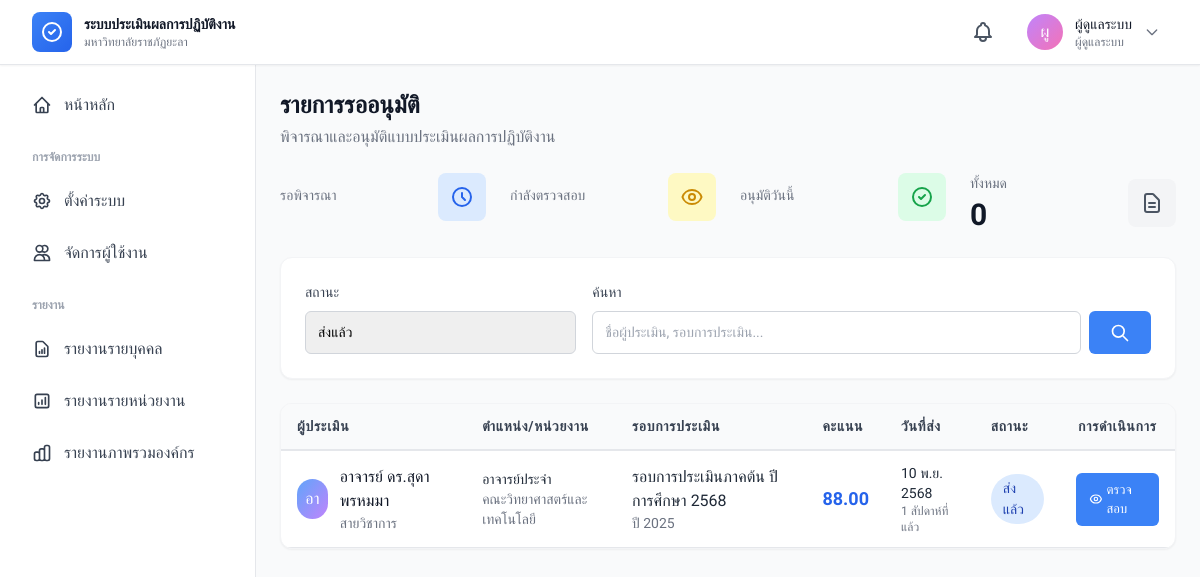
Page /modules/approval/pending-list.php (signed in) on the committed database.
### tables this page shows
CREATE TABLE `evaluations` (
  `evaluation_id` int(11) NOT NULL,
  `period_id` int(11) NOT NULL,
  `user_id` int(11) NOT NULL,
  `personnel_type_id` int(11) DEFAULT NULL,
  `status` enum('draft','submitted','under_review','approved','rejected','returned') DEFAULT 'draft',
  `total_score` decimal(10,2) DEFAULT 0.00,
  `submitted_at` datetime DEFAULT NULL,
  `reviewed_at` datetime DEFAULT NULL,
  `reviewed_by` int(11) DEFAULT NULL,
  `approved_at` datetime DEFAULT NULL,
  `approved_by` int(11) DEFAULT NULL,
  `rejected_by` int(11) DEFAULT NULL,
  `rejected_at` datetime DEFAULT NULL,
  `created_at` timestamp NOT NULL DEFAULT current_timestamp(),
  `updated_at` timestamp NOT NULL DEFAULT current_timestamp() ON UPDATE current_timestamp()
);

CREATE TABLE `users` (
  `user_id` int(11) NOT NULL,
  `username` varchar(50) NOT NULL,
  `password` varchar(255) NOT NULL,
  `email` varchar(100) NOT NULL,
  `full_name_th` varchar(255) NOT NULL,
  `full_name_en` varchar(255) DEFAULT NULL,
  `personnel_type` enum('academic','support','lecturer') NOT NULL,
  `personnel_type_id` int(11) DEFAULT NULL,
  `department_id` int(11) DEFAULT NULL,
  `position` varchar(100) DEFAULT NULL,
  `role` enum('admin','staff','manager') NOT NULL DEFAULT 'staff',
  `is_active` tinyint(1) DEFAULT 1,
  `last_login` datetime DEFAULT NULL,
  `created_at` timestamp NOT NULL DEFAULT current_timestamp(),
  `updated_at` timestamp NOT NULL DEFAULT current_timestamp() ON UPDATE current_timestamp()
);

CREATE TABLE `departments` (
  `department_id` int(11) NOT NULL,
  `department_code` varchar(20) NOT NULL,
  `department_name_th` varchar(255) NOT NULL,
  `department_name_en` varchar(255) DEFAULT NULL,
  `faculty_id` int(11) DEFAULT NULL,
  `head_user_id` int(11) DEFAULT NULL,
  `is_active` tinyint(1) DEFAULT 1,
  `created_at` timestamp NOT NULL DEFAULT current_timestamp()
);

CREATE TABLE `evaluation_periods` (
  `period_id` int(11) NOT NULL,
  `period_name` varchar(255) NOT NULL,
  `year` int(11) NOT NULL,
  `semester` tinyint(4) DEFAULT NULL,
  `start_date` date NOT NULL,
  `end_date` date NOT NULL,
  `submission_deadline` datetime NOT NULL,
  `approval_deadline` datetime DEFAULT NULL,
  `status` enum('draft','active','closed') DEFAULT 'draft',
  `is_active` tinyint(1) DEFAULT 0,
  `description` text DEFAULT NULL,
  `created_by` int(11) DEFAULT NULL,
  `updated_by` int(11) DEFAULT NULL,
  `created_at` timestamp NOT NULL DEFAULT current_timestamp(),
  `updated_at` timestamp NOT NULL DEFAULT current_timestamp() ON UPDATE current_timestamp()
);

### includes/functions.php (called while the page is built, shortened)
<?php
function thai_date($date, $format = 'full')
{
    $timestamp = is_numeric($date) ? $date : strtotime($date);
    $thai_months_short = [
        1 => 'ม.ค.',
        'ก.พ.',
        'มี.ค.',
        'เม.ย.',
        'พ.ค.',
        'มิ.ย.',
        'ก.ค.',
        'ส.ค.',
        'ก.ย.',
        'ต.ค.',
        'พ.ย.',
        'ธ.ค.'
    ];
    $day = date('j', $timestamp);
    $month = (int)date('n', $timestamp);
    $year = date('Y', $timestamp) + 543;
    switch ($format) {
        case 'short':
            return "$day {$thai_months_short[$month]} $year";
    }
}
function time_ago($datetime)
{
    $timestamp = is_numeric($datetime) ? $datetime : strtotime($datetime);
    $difference = time() - $timestamp;
    $periods = [
        31536000 => 'ปี',
        2592000 => 'เดือน',
        604800 => 'สัปดาห์',
        86400 => 'วัน',
        3600 => 'ชั่วโมง',
        60 => 'นาที',
        1 => 'วินาที'
    ];
    foreach ($periods as $seconds => $label) {
        if ($difference >= $seconds) {
            $time = floor($difference / $seconds);
            return $time . ' ' . $label . 'ที่แล้ว';
        }
    }
    return 'เมื่อสักครู่';
}
function number_format_thai($number, $decimals = 2)
{
    return number_format($number, $decimals, '.', ',');
}
function e($string)
{
    return htmlspecialchars($string, ENT_QUOTES, 'UTF-8');
}
function paginate($total, $page = 1, $perPage = null)
{
    $perPage = $perPage ?: ITEMS_PER_PAGE;
    $totalPages = ceil($total / $perPage);
    $page = max(1, min($page, $totalPages));
    $offset = ($page - 1) * $perPage;
    return [
        'total' => $total,
        'per_page' => $perPage,
        'current_page' => $page,
        'last_page' => $totalPages,
        'from' => $offset + 1,
        'to' => min($offset + $perPage, $total),
        'offset' => $offset
    ];
}
function input($key, $default = null)
{
    return $_REQUEST[$key] ?? $default;
}

### config/app.php (called while the page is built, shortened)
<?php
$status_colors = [
    'draft' => 'bg-gray-100 text-gray-800',
    'submitted' => 'bg-blue-100 text-blue-800',
    'under_review' => 'bg-yellow-100 text-yellow-800',
    'approved' => 'bg-green-100 text-green-800',
    'rejected' => 'bg-red-100 text-red-800',
    'returned' => 'bg-orange-100 text-orange-800'
];
$status_names = [
    'draft' => 'ร่าง',
    'submitted' => 'ส่งแล้ว',
    'under_review' => 'กำลังตรวจสอบ',
    'approved' => 'อนุมัติ',
    'rejected' => 'ไม่อนุมัติ',
    'returned' => 'ส่งกลับแก้ไข'
];
$personnel_names = [
    'academic' => 'สายวิชาการ',
    'support' => 'สายสนับสนุน',
    'lecturer' => 'อาจารย์'
];

### modules/approval/pending-list.php (the view, shortened to what this page needs)
<?php
require_once APP_ROOT . '/config/app.php';
require_once APP_ROOT . '/includes/functions.php';
$current_user = $_SESSION['user'];
$page_title = 'รายการรออนุมัติ';
$db = getDB();
$status_filter = input('status', 'submitted');
$search = input('search', '');
$page = (int)input('page', 1);
$where_conditions = [];
$params = [];
if ($status_filter && $status_filter !== 'all') {
    $where_conditions[] = "e.status = ?";
    $params[] = $status_filter;
} else {
    $where_conditions[] = "e.status IN ('submitted', 'under_review')";
}
$where_sql = !empty($where_conditions) ? 'WHERE ' . implode(' AND ', $where_conditions) : '';
$count_sql = "
    SELECT COUNT(DISTINCT e.evaluation_id) as total
    FROM evaluations e
    LEFT JOIN evaluation_managers em ON e.evaluation_id = em.evaluation_id
    LEFT JOIN users u ON e.user_id = u.user_id
    LEFT JOIN evaluation_periods ep ON e.period_id = ep.period_id
    $where_sql
";
$count_stmt = $db->prepare($count_sql);
$count_stmt->execute($params);
$total = $count_stmt->fetch()['total'];
$pagination = paginate($total, $page);
$sql = "
    SELECT
        e.*,
        u.full_name_th,
        u.personnel_type,
        u.position,
        d.department_name_th,
        ep.period_name,
        ep.year,
        COUNT(DISTINCT em.em_id) as total_managers,
        COUNT(DISTINCT CASE WHEN em.status = 'approved' THEN em.em_id END) as approved_count
    FROM evaluations e
    LEFT JOIN evaluation_managers em ON e.evaluation_id = em.evaluation_id
    LEFT JOIN users u ON e.user_id = u.user_id
    LEFT JOIN departments d ON u.department_id = d.department_id
    LEFT JOIN evaluation_periods ep ON e.period_id = ep.period_id
    $where_sql
    GROUP BY e.evaluation_id
    ORDER BY e.submitted_at DESC
    LIMIT {$pagination['per_page']} OFFSET {$pagination['offset']}
";
$stmt = $db->prepare($sql);
$stmt->execute($params);
$evaluations = $stmt->fetchAll();
$stats_sql = "
    SELECT
        COUNT(*) as total,
        SUM(CASE WHEN e.status = 'submitted' THEN 1 ELSE 0 END) as submitted,
        SUM(CASE WHEN e.status = 'under_review' THEN 1 ELSE 0 END) as under_review,
        SUM(CASE WHEN e.status = 'approved' THEN 1 ELSE 0 END) as approved_today
    FROM evaluations e
    " . ($current_user['role'] === 'manager'
    ? "LEFT JOIN evaluation_managers em ON e.evaluation_id = em.evaluation_id WHERE em.manager_user_id = ?"
    : "WHERE DATE(e.submitted_at) = CURDATE()");
$stats_stmt = $db->prepare($stats_sql);
if ($current_user['role'] === 'manager') {
    $stats_stmt->execute([$current_user['user_id']]);
} else {
    $stats_stmt->execute();
}
$stats = $stats_stmt->fetch();
include APP_ROOT . '/includes/header.php';
?>
<div class="mb-6">
    <h1 class="text-2xl font-bold text-gray-900"><?php echo $page_title; ?></h1>
    <p class="text-gray-500 mt-1">พิจารณาและอนุมัติแบบประเมินผลการปฏิบัติงาน</p>
</div>
<div class="grid grid-cols-1 md:grid-cols-4 gap-6 mb-6">
    <div class="stat-card">
        <div class="flex items-center justify-between">
            <div>
                <p class="text-sm font-medium text-gray-500 mb-1">รอพิจารณา</p>
            </div>
            <div class="w-12 h-12 bg-blue-100 rounded-lg flex items-center justify-center">
                <svg class="w-6 h-6 text-blue-600" fill="none" stroke="currentColor" viewBox="0 0 24 24">
                    <path stroke-linecap="round" stroke-linejoin="round" stroke-width="2"
                        d="M12 8v4l3 3m6-3a9 9 0 11-18 0 9 9 0 0118 0z" />
                </svg>
            </div>
        </div>
    </div>
    <div class="stat-card">
        <div class="flex items-center justify-between">
            <div>
                <p class="text-sm font-medium text-gray-500 mb-1">กำลังตรวจสอบ</p>
            </div>
            <div class="w-12 h-12 bg-yellow-100 rounded-lg flex items-center justify-center">
            </div>
        </div>
    </div>
    <div class="stat-card">
        <div class="flex items-center justify-between">
            <div>
                <p class="text-sm font-medium text-gray-500 mb-1">อนุมัติวันนี้</p>
            </div>
            <div class="w-12 h-12 bg-green-100 rounded-lg flex items-center justify-center">
                <svg class="w-6 h-6 text-green-600" fill="none" stroke="currentColor" viewBox="0 0 24 24">
                    <path stroke-linecap="round" stroke-linejoin="round" stroke-width="2"
                        d="M9 12l2 2 4-4m6 2a9 9 0 11-18 0 9 9 0 0118 0z" />
                </svg>
            </div>
        </div>
    </div>
    <div class="stat-card">
        <div class="flex items-center justify-between">
            <div>
                <p class="text-sm font-medium text-gray-500 mb-1">ทั้งหมด</p>
                <p class="text-3xl font-bold text-gray-900"><?php echo $stats['total']; ?></p>
            </div>
            <div class="w-12 h-12 bg-gray-100 rounded-lg flex items-center justify-center">
                <svg class="w-6 h-6 text-gray-600" fill="none" stroke="currentColor" viewBox="0 0 24 24">
                    <path stroke-linecap="round" stroke-linejoin="round" stroke-width="2"
                        d="M9 12h6m-6 4h6m2 5H7a2 2 0 01-2-2V5a2 2 0 012-2h5.586a1 1 0 01.707.293l5.414 5.414a1 1 0 01.293.707V19a2 2 0 01-2 2z" />
                </svg>
            </div>
        </div>
    </div>
</div>
<div class="bg-white rounded-xl shadow-sm border border-gray-100 p-6 mb-6">
    <form method="GET" class="grid grid-cols-1 md:grid-cols-3 gap-4">
        <div>
            <label class="form-label">สถานะ</label>
            <select name="status" class="form-select" onchange="this.form.submit()">
                <option value="submitted" <?php echo $status_filter === 'submitted' ? 'selected' : ''; ?>>ส่งแล้ว
                </option>
            </select>
        </div>
        <div class="md:col-span-2">
            <label class="form-label">ค้นหา</label>
            <div class="flex space-x-2">
                <input type="text" name="search" value="<?php echo e($search); ?>" class="form-input flex-1"
                    placeholder="ชื่อผู้ประเมิน, รอบการประเมิน...">
                <button type="submit" class="btn btn-primary">
                    <svg class="w-5 h-5" fill="none" stroke="currentColor" viewBox="0 0 24 24">
                        <path stroke-linecap="round" stroke-linejoin="round" stroke-width="2"
                            d="M21 21l-6-6m2-5a7 7 0 11-14 0 7 7 0 0114 0z" />
                    </svg>
                </button>
            </div>
        </div>
    </form>
</div>
<div class="bg-white rounded-xl shadow-sm border border-gray-100 overflow-hidden">
    <?php if (empty($evaluations)): ?>
        <div class="p-12 text-center">
            <svg class="w-16 h-16 text-gray-300 mx-auto mb-4" fill="none" stroke="currentColor" viewBox="0 0 24 24">
                <path stroke-linecap="round" stroke-linejoin="round" stroke-width="2"
                    d="M9 12h6m-6 4h6m2 5H7a2 2 0 01-2-2V5a2 2 0 012-2h5.586a1 1 0 01.707.293l5.414 5.414a1 1 0 01.293.707V19a2 2 0 01-2 2z" />
            </svg>
            <p class="text-gray-500 text-lg">ไม่มีแบบประเมินรออนุมัติ</p>
        </div>
    <?php else: ?>
        <div class="overflow-x-auto">
            <table class="table">
                <thead class="table-header">
                    <tr>
                        <th class="table-th">ผู้ประเมิน</th>
                        <th class="table-th">ตำแหน่ง/หน่วยงาน</th>
                        <th class="table-th">รอบการประเมิน</th>
                        <th class="table-th">คะแนน</th>
                        <th class="table-th">วันที่ส่ง</th>
                        <th class="table-th">สถานะ</th>
                        <th class="table-th text-center">การดำเนินการ</th>
                    </tr>
                </thead>
                <tbody>
                    <?php foreach ($evaluations as $eval): ?>
                        <tr class="table-row">
                            <td class="table-td">
                                <div class="flex items-center space-x-3">
                                    <div
                                        class="w-10 h-10 bg-gradient-to-br from-blue-400 to-purple-400 rounded-full flex items-center justify-center text-white font-medium">
                                        <?php echo mb_substr($eval['full_name_th'], 0, 2); ?>
                                    </div>
                                    <div>
                                        <p class="font-medium text-gray-900"><?php echo e($eval['full_name_th']); ?></p>
                                        <p class="text-sm text-gray-500">
                                            <?php echo e($personnel_names[$eval['personnel_type']] ?? ''); ?></p>
                                    </div>
                                </div>
                            </td>
                            <td class="table-td">
                                <p class="text-sm font-medium"><?php echo e($eval['position']); ?></p>
                                <p class="text-sm text-gray-500"><?php echo e($eval['department_name_th']); ?></p>
                            </td>
                            <td class="table-td">
                                <p class="font-medium"><?php echo e($eval['period_name']); ?></p>
                                <p class="text-sm text-gray-500">ปี <?php echo e($eval['year']); ?></p>
                            </td>
                            <td class="table-td">
                                <span class="text-lg font-bold text-blue-600">
                                    <?php echo number_format_thai($eval['total_score']); ?>
                                </span>
                            </td>
                            <td class="table-td">
                                <p class="text-sm"><?php echo thai_date($eval['submitted_at'], 'short'); ?></p>
                                <p class="text-xs text-gray-500"><?php echo time_ago($eval['submitted_at']); ?></p>
                            </td>
                            <td class="table-td">
                                <span class="badge <?php echo $status_colors[$eval['status']]; ?>">
                                    <?php echo $status_names[$eval['status']]; ?>
                                </span>
                            </td>
                            <td class="table-td">
                                <div class="flex items-center justify-center space-x-2">
                                    <a href="review.php?id=<?php echo $eval['evaluation_id']; ?>" class="btn btn-sm btn-primary"
                                        title="ตรวจสอบและพิจารณา">
                                        <span class="ml-1">ตรวจสอบ</span>
                                    </a>
                                </div>
                            </td>
                        </tr>
                    <?php endforeach; ?>
                </tbody>
            </table>
        </div>
    <?php endif; ?>
</div>
<?php include APP_ROOT . '/includes/footer.php'; ?>

### rows in the picture
evaluations: user.full_name_th "อา", user.full_name_th "อาจารย์ ดร.สุดา พรหมมา", user.personnel_type "สายวิชาการ", user.position "อาจารย์ประจำ", departments.department_name_th "คณะวิทยาศาสตร์และเทคโนโลยี", period.period_name "รอบการประเมินภาคต้น ปีการศึกษา 2568", period.year "2025", total_score "88.00", submitted_at "10 พ.ย. 2568", submitted_at "1 สัปดาห์ที่แล้ว", status "ส่งแล้ว"

### other values in the picture
mb_substr($current_user['full_name_th'], 0, 2) "ผู"
$current_user['full_name_th'] "ผู้ดูแลระบบ"
$role_names[$current_user['role']] "ผู้ดูแลระบบ"
$page_title "รายการรออนุมัติ"
$stats['total'] "0"
